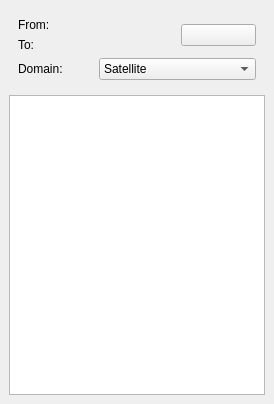
<?xml version="1.0" encoding="UTF-8"?>
<ui version="4.0">
 <class>WkfRelativeGeometryDialogUi</class>
 <widget class="QDockWidget" name="WkfRelativeGeometryDialogUi">
  <property name="geometry">
   <rect>
    <x>0</x>
    <y>0</y>
    <width>274</width>
    <height>404</height>
   </rect>
  </property>
  <property name="allowedAreas">
   <set>Qt::LeftDockWidgetArea|Qt::RightDockWidgetArea</set>
  </property>
  <property name="windowTitle">
   <string>Relative Geometry</string>
  </property>
  <widget class="QWidget" name="dockWidgetContents">
   <layout class="QVBoxLayout" name="verticalLayout">
    <item>
     <widget class="QWidget" name="widget" native="true">
      <property name="sizePolicy">
       <sizepolicy hsizetype="MinimumExpanding" vsizetype="MinimumExpanding">
        <horstretch>0</horstretch>
        <verstretch>0</verstretch>
       </sizepolicy>
      </property>
      <property name="minimumSize">
       <size>
        <width>0</width>
        <height>0</height>
       </size>
      </property>
      <layout class="QGridLayout" name="gridLayout">
       <property name="verticalSpacing">
        <number>6</number>
       </property>
       <item row="3" column="1" colspan="2">
        <widget class="QComboBox" name="mDomain">
         <item>
          <property name="text">
           <string>Satellite</string>
          </property>
         </item>
         <item>
          <property name="text">
           <string>Surface</string>
          </property>
         </item>
         <item>
          <property name="text">
           <string>Standard</string>
          </property>
         </item>
        </widget>
       </item>
       <item row="3" column="0">
        <widget class="QLabel" name="label_3">
         <property name="text">
          <string>Domain:</string>
         </property>
        </widget>
       </item>
       <item row="0" column="0">
        <widget class="QLabel" name="label_4">
         <property name="text">
          <string>From:</string>
         </property>
        </widget>
       </item>
       <item row="1" column="0">
        <widget class="QLabel" name="label_2">
         <property name="text">
          <string>To:</string>
         </property>
        </widget>
       </item>
       <item row="0" column="1">
        <widget class="wkf::PlatformWidget" name="mFrom" native="true"/>
       </item>
       <item row="1" column="1">
        <widget class="wkf::PlatformWidget" name="mTo" native="true"/>
       </item>
       <item row="0" column="2" rowspan="2">
        <widget class="QPushButton" name="mSwapPlatformsPushButton">
         <property name="toolTip">
          <string>Swaps the source and destination.</string>
         </property>
         <property name="toolTipDuration">
          <number>-1</number>
         </property>
         <property name="text">
          <string/>
         </property>
        </widget>
       </item>
      </layout>
     </widget>
    </item>
    <item>
     <widget class="wkf::DraggableTreeWidget" name="mValues">
      <property name="sizePolicy">
       <sizepolicy hsizetype="Expanding" vsizetype="Expanding">
        <horstretch>1</horstretch>
        <verstretch>2</verstretch>
       </sizepolicy>
      </property>
      <property name="columnCount">
       <number>2</number>
      </property>
      <attribute name="headerVisible">
       <bool>false</bool>
      </attribute>
      <column>
       <property name="text">
        <string notr="true">1</string>
       </property>
      </column>
      <column>
       <property name="text">
        <string notr="true">2</string>
       </property>
      </column>
     </widget>
    </item>
   </layout>
  </widget>
 </widget>
 <customwidgets>
  <customwidget>
   <class>wkf::PlatformWidget</class>
   <extends>QWidget</extends>
   <header>WkfSelectorWidgets.hpp</header>
   <container>1</container>
  </customwidget>
  <customwidget>
   <class>wkf::DraggableTreeWidget</class>
   <extends>QTreeWidget</extends>
   <header>WkfDraggableTreeWidget.hpp</header>
  </customwidget>
 </customwidgets>
 <resources/>
 <connections/>
</ui>
